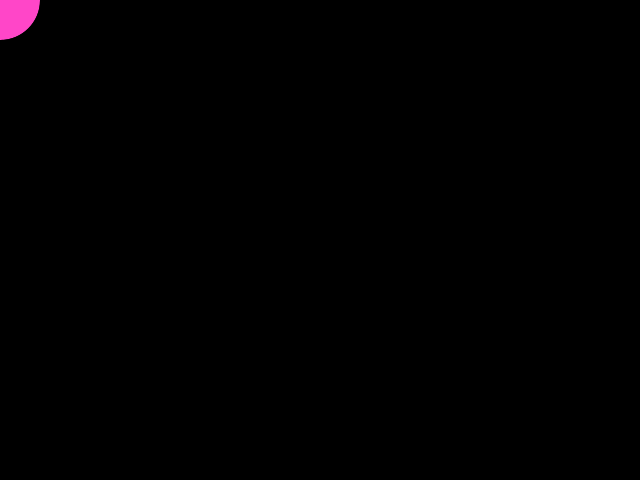
Frame 1 (no input)
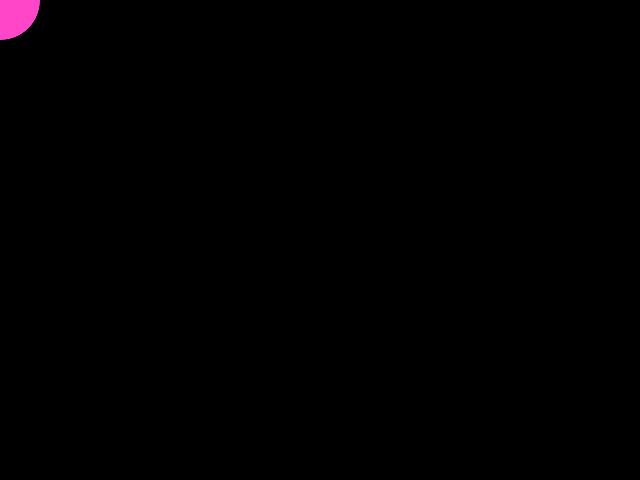
Frame 60 (the mouse pressed at the canvas centre just before this capture)
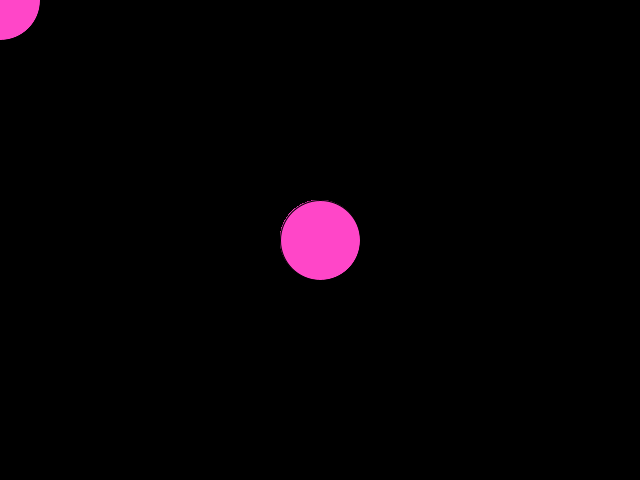
Frame 120 (the mouse held since frame 60 and released just before this capture)

The Processing sketch that drew these frames (run headless with seeded random() and noise(); from frame 60 on, the mouse is pressed at the canvas centre):

// Processing sketch: palma4
// ── palma4.pde
void setup() {
 size(640, 480);
 background(0);
}

void draw() {
  fill(300,70,200);
  ellipse(mouseX, mouseY, 80, 80);
}
